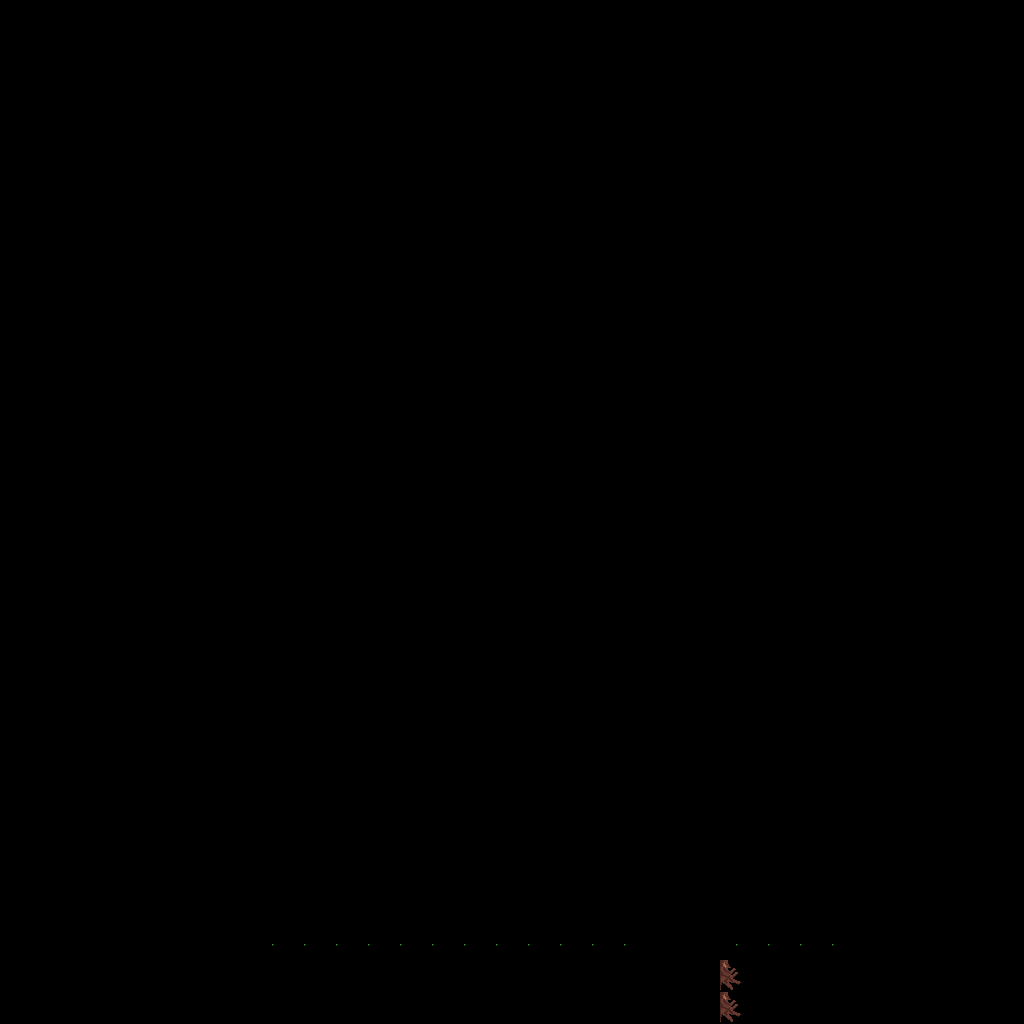

This game map was drawn from its Tiled (.tmx) file and the tilesets committed beside it. A one-line description and the trimmed map source follow:
An orthogonal 64x64 tile map with 16x16 px tiles, 5 tile layers (background, midGround, buildings, foreGround, ...) and 1 object.

<map version="1.2" tiledversion="1.3.0" orientation="orthogonal" renderorder="right-down" compressionlevel="0" width="64" height="64" tilewidth="16" tileheight="16" infinite="0" nextlayerid="7" nextobjectid="50">
 <tileset firstgid="1" source="MasterSpriteSheet.tsx" />
 <layer id="1" name="background" width="64" height="64">
  <data>[4096 cells, 3602 non-empty, 21 distinct tile ids]</data>
 </layer>
 <layer id="3" name="midGround" width="64" height="64">
  <data>[4096 cells, 1510 non-empty, 18 distinct tile ids]</data>
 </layer>
 <layer id="2" name="buildings" width="64" height="64">
  <data>[4096 cells, 243 non-empty, 70 distinct tile ids]</data>
 </layer>
 <layer id="4" name="foreGround" width="64" height="64">
  <data>[4096 cells, 125 non-empty, 18 distinct tile ids]</data>
 </layer>
 <layer id="6" name="front" width="64" height="64">
  <data>[4096 cells, 301 non-empty, 39 distinct tile ids]</data>
 </layer>
 <objectgroup id="5" name="Portal">
  <object id="49" x="1013" y="757" width="6" height="39.75">
   <properties>
    <property name="Click" value="false" />
    <property name="SafteyOffSetX" value="-48" />
    <property name="SafteyOffSetY" value="0" />
    <property name="standardFrom" value="ForestDungeon" />
    <property name="standardTo" value="Town" />
   </properties>
  </object>
 </objectgroup>
</map>
